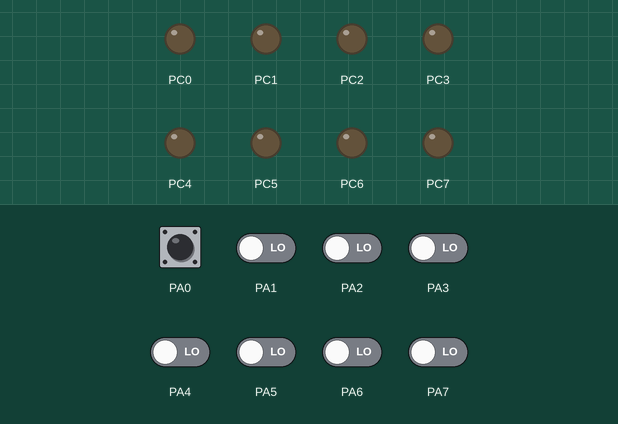
Recording of a program running on a simulated ATmega324P, built with avr-gcc and emulated at 3.6864 MHz. On the bench: output pins drawn as LEDs (lit = HIGH). Dashed ring = blinking. The inputs (shaded band) are chosen by the test bench; at power-on: PA0–7 LOW. Pins used as bus, display or sensor lines are not drawn; what the program prints to the serial monitor is not drawn.

Above: at 1.2 s.
1.3 s: PA0 driven HIGH
At 1.7 s:
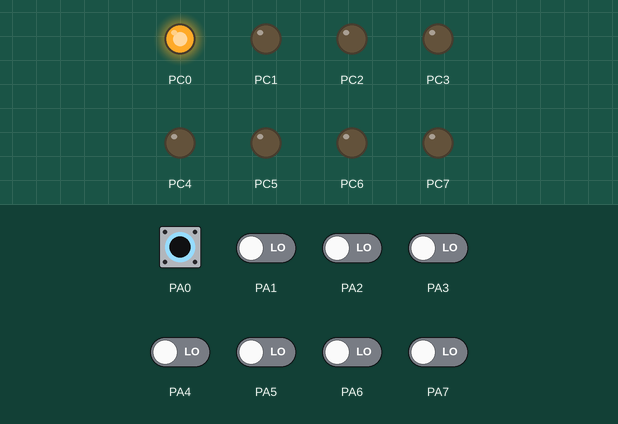
2.8 s: PA0 pulsed LOW 5 times (0.12 s each, 0.3 s apart)
At 3.37 s:
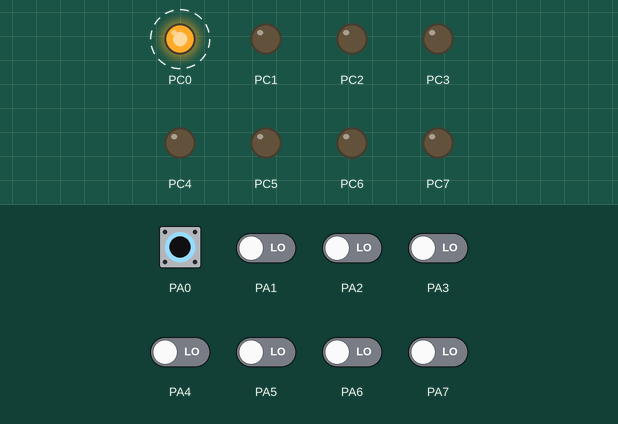
5.8 s: PA0 pulsed LOW 2 times (0.12 s each, 0.3 s apart)
At 7.4 s:
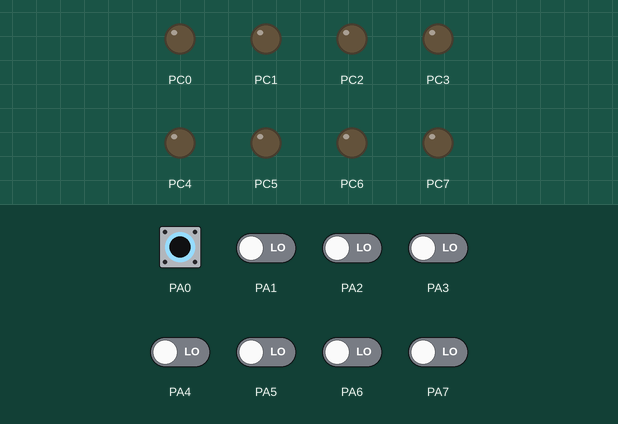
Timing chart, 0 to 8.9 s (numbered marks = the images above; inputs shaded):
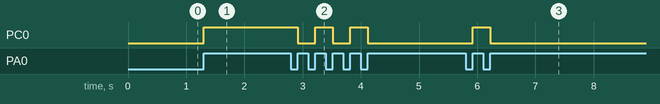

The program:

main.c
```c
/*
 * RS232_interrupt.c
 *
 * Created: 5/11/2021 13:49:28
 * Author : blue
 */
#define  F_CPU 3686400L
#include <avr/io.h>
#include <avr/interrupt.h>
#include <util/delay.h>

void update_portc(void);
void sendChar(unsigned char byte);

unsigned char recv_buffer = 0;
unsigned char previous_pina_state = 0;
unsigned char portc_changed = 0;

int main(void)
{
	//	all pins on portc as output
	DDRC = 0xFF;
	//	all pins on porta as input
	DDRA = 0x00;
	//	-- USART SETUP --	//
	//	set RX(PD0) as input, TX(PD1) as output and high
	DDRD &= ~(1 << DDRD0);
	DDRD |= (1 << DDRD1);
	PORTD |= (1 << PORTD1);
	//	normal speed
	UCSR0A &= ~(1 << U2X0);
	//	set baud rate to 9600 (23 for the register)
	UBRR0 = 23;
	//	mode select: asynchronous USART
	UCSR0C &= ~((1 << UMSEL00) | (1 << UMSEL01));
	//	No parity
	UCSR0C &= ~((1 << UPM00) | (1 << UPM01));
	//	1 stop bit
	UCSR0C &= ~(1 << USBS0);
	//	8 databits
	UCSR0B &= ~(1 << UCSZ02);
	UCSR0C |=((1 << UCSZ00) | (1 << UCSZ01));
	//	we want to trigger an interrupt when the recv buffer is full
	UCSR0B |= (1 << RXCIE0);
	//	enable receive and transmit port
	UCSR0B |= ((1 << RXEN0) | (1 << TXEN0));
	//	enable GIE
	sei();

    while (1)
    {

		if(previous_pina_state != PINA){
			PORTC ^= (PINA & 0xFF);//	extract the bits that are 1 and toggle those outputs
			sendChar(PORTC);
			while(PINA & 0xFF);	//	wait till we release the buttons, we dont want to send it again
			previous_pina_state = PINA;
			_delay_ms(5);	//	stupid bouncing
		}

		if(portc_changed){
			portc_changed = 0;
			sendChar(PORTC);
		}
    }
}

void sendChar(unsigned char byte){
	while(!(UCSR0A & (1 << UDRE0)));
	UDR0 = byte;
}

ISR(USART0_RX_vect){
	PORTC ^= (2 << (UDR0)) / 2;	//	2 to the power of UDR0, and then divide by two because we start counting from 0
	portc_changed = 1;
}
```

Measured:
- after the input at 1.3 s, PC0: LOW → HIGH at once
- after the input at 2.8 s, PC0: alternates HIGH for 0.30 s and LOW for 0.30 s, 5 changes in all, then stays LOW, starting after 0.12 s
- after the input at 5.8 s, PC0: LOW → HIGH after 0.12 s, → LOW 0.30 s later
